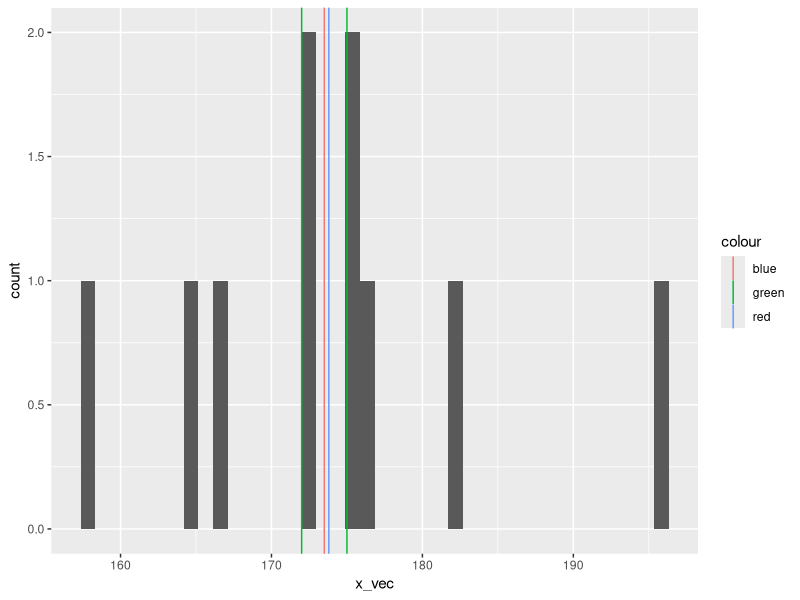
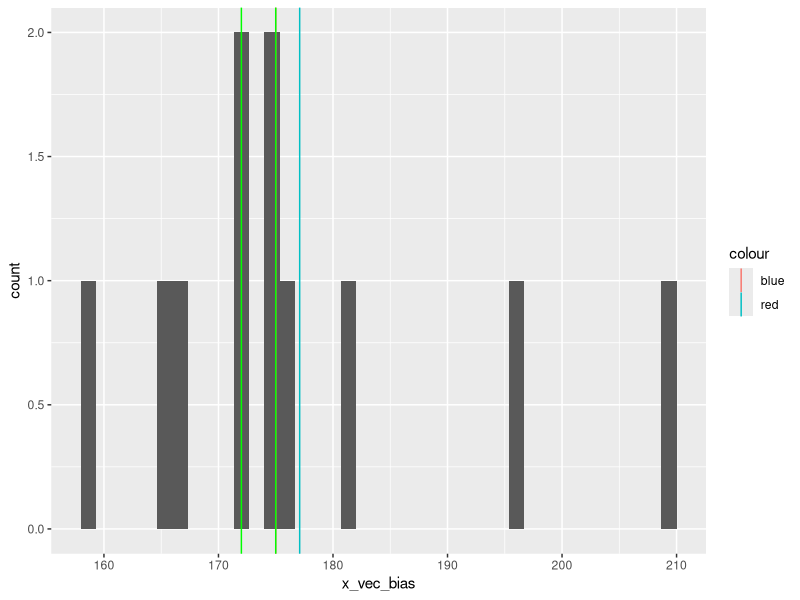
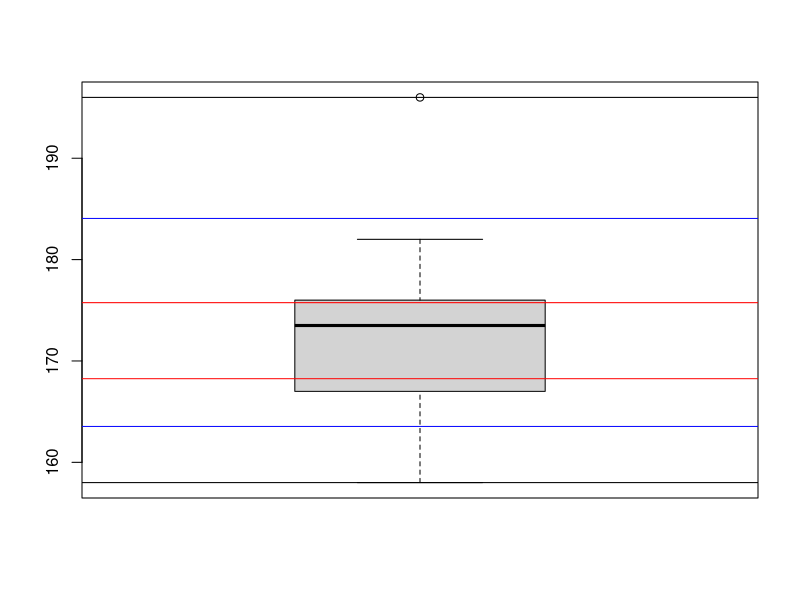
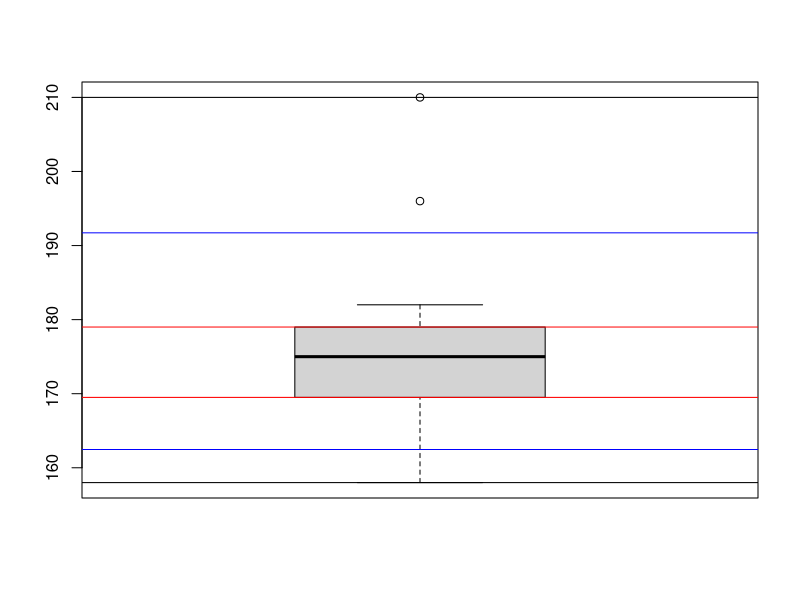
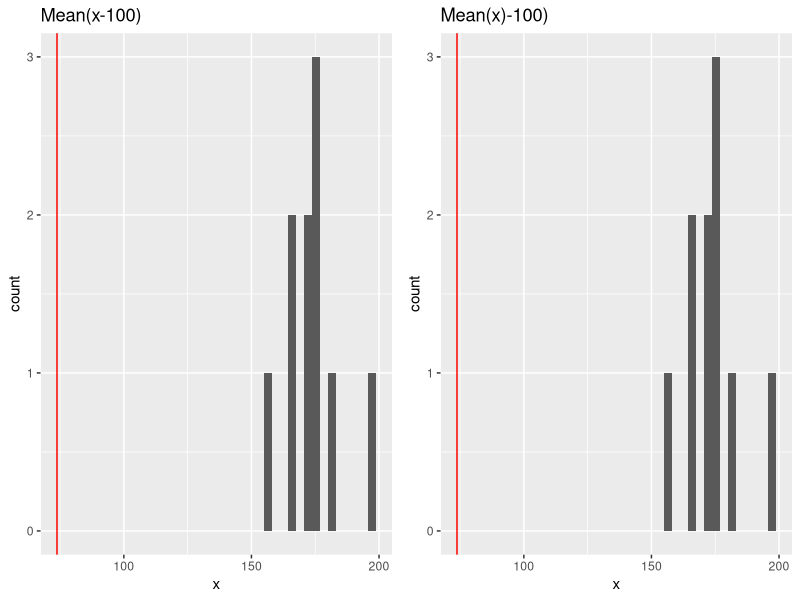
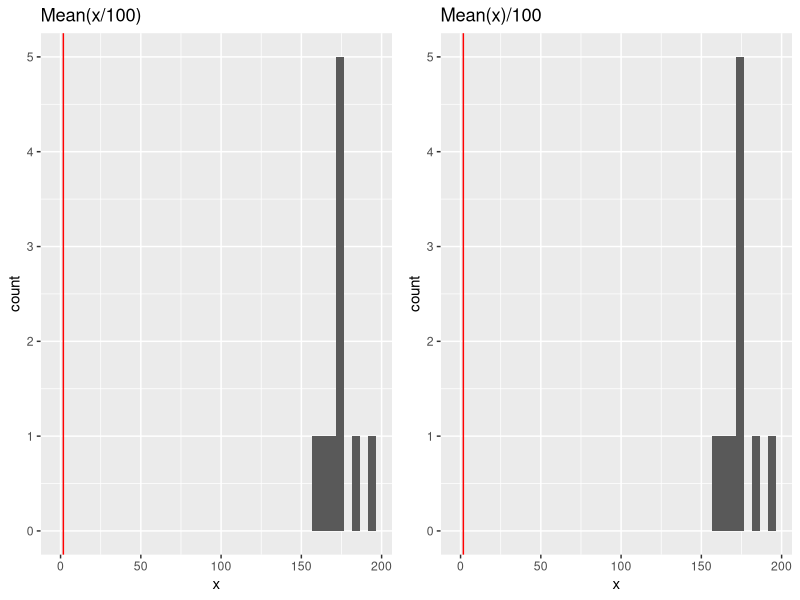
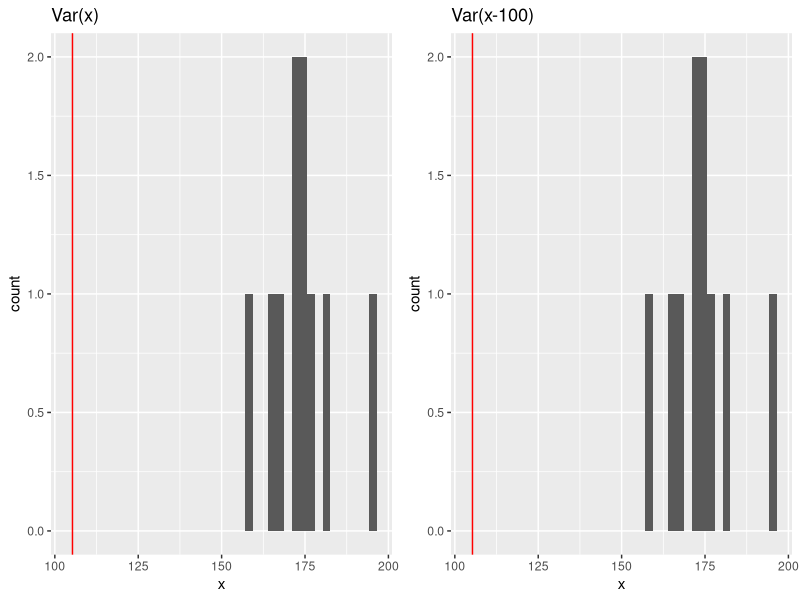
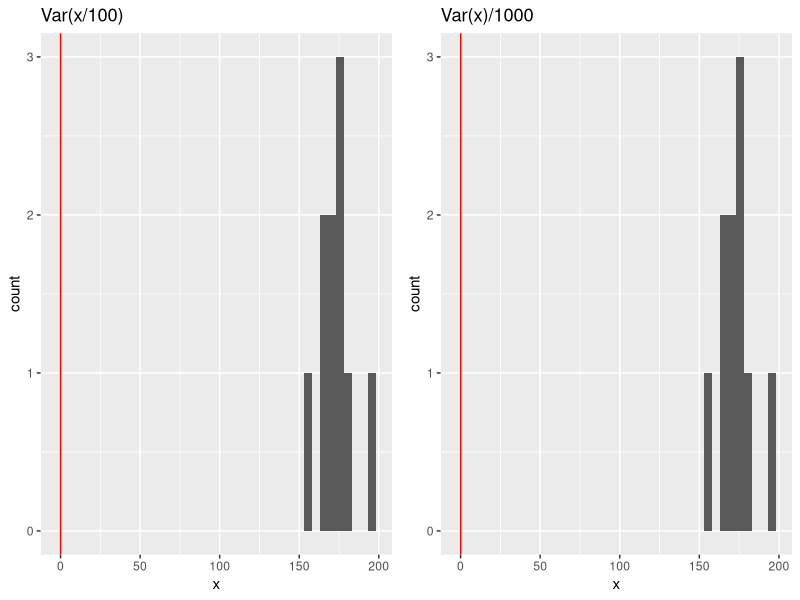

Here is the R script that generated these plots, in order:
## ---- chunk 1
knitr::opts_chunk$set(echo = TRUE, message = FALSE, error = FALSE)
## ---- chunk 2
library('ggplot2')
library('ggpubr')
## ---- chunk 3
mean_fun <- function(x){
  return(sum(x)/length(x))
}

med_fun <- function(x){
  return(ifelse(length(x)%%2==0, (sort(x)[length(x)/2]+sort(x)[(length(x)/2)+1])/2, sort(x)[length(x)/2]))
}

mode_fun = function(x){
    return(as.numeric(names(table(x)[table(x)==max(table(x))])))
}
## ---- chunk 4
x <- c(175, 176, 182, 165, 167, 172, 175, 196, 158, 172)

# mean
mean_fun(x)
mean(x)

# mean with trimming
mean(x, trim = 0.1)
mean(sort(x)[-c(1,10)])

# median
median(x)
med_fun(x)

# mode
mode_fun(x)
## ---- chunk 5
library(ggplot2)

x_vec <- x

ggplot()+
  geom_histogram(aes(x_vec), bins=40)+
  geom_vline(aes(xintercept=mean(x_vec), col='red'))+
  geom_vline(aes(xintercept=median(x_vec), col='blue'))+
  geom_vline(aes(xintercept=mode_fun(x_vec), col='green'))
## ---- chunk 6
x_vec_bias <- c(x_vec,210)

# mean
mean_fun(x_vec_bias)
mean(x_vec_bias)

# mean with trimming
mean(x_vec_bias, trim = 0.1)
mean(sort(x_vec_bias)[-c(1,10)])

# median
median(x_vec_bias)
med_fun(x_vec_bias)

# mode
mode_fun(x_vec_bias)

# plot
ggplot()+
  geom_histogram(aes(x_vec_bias), bins=40)+
  geom_vline(aes(xintercept=mean(x_vec_bias), col='red'))+
  geom_vline(aes(xintercept=median(x_vec_bias), col='blue'))+
  geom_vline(aes(xintercept=mode_fun(x_vec_bias)), col='green')



## ---- chunk 7
variance <- function(x){
  return(sum((x - mean(x))^2)/(length(x)-1))
}

std <- function(x){
  return(sqrt(sum((x - mean(x))^2)/(length(x)-1)))
}


variance(x)
var(x)

std(x)
sd(x)
## ---- chunk 8
boxplot(x)
# range
abline(h=range(x)[1])
abline(h=range(x)[2])
# IQR - red line
abline(h=quantile(x, c(0.25, 0.75)), col="red")
# 1-sd borders - blue line
abline(h=(mean(x)-sd(x)), col='blue')
abline(h = (mean(x)+sd(x)), col='blue')

## ---- chunk 9
boxplot(x_vec_bias)
# range
abline(h=range(x_vec_bias)[1])
abline(h=range(x_vec_bias)[2])
# IQR - red line
abline(h=quantile(x_vec_bias, c(0.25, 0.75)), col="red")
# 1-sd borders - blue line
abline(h=(mean(x_vec_bias)-sd(x_vec_bias)), col='blue')
abline(h = (mean(x_vec_bias)+sd(x_vec_bias)), col='blue')

## ---- chunk 10
mean(x-100)
mean(x) - 100

mean(x / 100)
mean(x) / 100

abs(sum(x - mean(x)) - 0) < 0.000000001
## ---- chunk 11
var(x - 100) == var(x)

var(x / 100)
var(x) / 10000

sd(x / 100)
sd(x) / 100
## ---- chunk 12
names_ <- c('mean_extr', 'mean_div', 'var_extr', 'var_div', 'sd_div')
rules1 <-c((mean(x-100)), (mean(x/100)), (var(x-100)), (var(x/100)), (sd(x/100)))
rules2 <- c((mean(x) - 100), (mean(x) / 100), (var(x)), (var(x) / 10000), (sd(x) / 100))
rul <- data.frame(names_, rules1, rules2)
rul
## ---- chunk 13
# mean_extr
a <- ggplot()  + 
  geom_histogram(aes(x), bins=40) +
  geom_vline(xintercept=mean(x-100), color="red") +
  ggtitle(label = 'Mean(x-100)')

b <- ggplot()  + 
  geom_histogram(aes(x), bins=40) +
  geom_vline(xintercept=mean(x)-100, color="red") +
  ggtitle(label = 'Mean(x)-100)')

ggarrange(a, b, ncol = 2, nrow = 1)

# mean_div
c <- ggplot()  + 
  geom_histogram(aes(x), bins=40) +
  geom_vline(xintercept=mean(x/100), color="red") +
  ggtitle(label = 'Mean(x/100)')

d <- ggplot()  + 
  geom_histogram(aes(x), bins=40) +
  geom_vline(xintercept=mean(x)/100, color="red") +
  ggtitle(label = 'Mean(x)/100')

ggarrange(c, d, ncol = 2, nrow = 1)

# var_extr
e <- ggplot()  + 
  geom_histogram(aes(x), bins=40) +
  geom_vline(xintercept=var(x), color="red") +
  ggtitle(label = 'Var(x)')

f <- ggplot()  + 
  geom_histogram(aes(x), bins=40) +
  geom_vline(xintercept=var(x-100), color="red") +
  ggtitle(label = 'Var(x-100)')

ggarrange(e, f, ncol = 2, nrow = 1)

# var_div
g <- ggplot()  + 
  geom_histogram(aes(x), bins=40) +
  geom_vline(xintercept=var(x/100), color="red") +
  ggtitle(label = 'Var(x/100)')

h <- ggplot()  + 
  geom_histogram(aes(x), bins=40) +
  geom_vline(xintercept=var(x)/1000, color="red") +
  ggtitle(label = 'Var(x)/1000')

ggarrange(g, h, ncol = 2, nrow = 1)

# sd_div
m <- ggplot()  + 
  geom_histogram(aes(x), bins=40) +
  geom_vline(xintercept=sd(x/100), color="red") +
  ggtitle(label = 'sd(x/100)')

n <- ggplot()  + 
  geom_histogram(aes(x), bins=40) +
  geom_vline(xintercept=sd(x)/100, color="red") +
  ggtitle(label = 'sd(x)/100')

ggarrange(m, n, ncol = 2, nrow = 1)


## ---- chunk 14
# less than 156cm,
pnorm(156, 175, 10)

# more than 198,
pnorm(198, 175, 10, lower.tail = FALSE)


# between 168 and 172 cm
pnorm(172, 175, 10)-pnorm(168, 175, 10)
## ---- chunk 15
# 1-sd : ~68% results
pnorm(1)-pnorm(-1)
# 2-sd : ~95% results
pnorm(2)-pnorm(-2)
# 3-sd : ~99.7% results
pnorm(3)-pnorm(-3)

## ---- chunk 16
sample <- rnorm(100, 175, 10)
mean(sample)
sd(sample)
## ---- chunk 17
sample_st <- (sample-mean(sample))/sd(sample)
# mean ~0
mean(sample_st)
# sd ~1
sd(sample_st) 

## ---- chunk 18
set.seed(42)
pop <- rnorm(1e6, 0, 1)
# 5.1 k = 10
s_10 <- replicate(30,sample(pop, 10))
mean(s_10)
means_10 <- colMeans(s_10)

# 5.2 k = 50
s_50 <- replicate(30,sample(pop, 50))
mean(s_50)
means_50 <- colMeans(s_50)
# 5.3 k = 100
s_100 <- replicate(30,sample(pop, 100))
mean(s_100)
means_100 <- colMeans(s_100)
# 5.4 k = 500
s_500 <- replicate(30,sample(pop, 500))
mean(s_500)
means_500 <- colMeans(s_500)

se <- function(x) sqrt(var(x)/length(x))

# table
means_table <- data.frame(c('mean', 'sd', 'se'),
                          c(mean(means_10), sd(means_10), se(means_10)), 
                      c(mean(means_50), sd(means_50), se(means_50)), 
                      c(mean(means_100), sd(means_100), se(means_100)),
                     c(mean(means_500), sd(means_500), se(means_500)))
names(means_table) <- c('names','10', '50', '100', '500')

means_table

# plots
plot_10 <- ggplot() + 
  geom_histogram(aes(means_10), bins = 40) +
  geom_vline(xintercept=mean(means_10), color="red") +
  geom_vline(xintercept=c(mean(means_10) + se(means_10), 
                          mean(means_10) - se(means_10)), color="blue") +
  ggtitle(label='10')

plot_50 <- ggplot() + 
  geom_histogram(aes(means_50), bins = 40) +
  geom_vline(xintercept=mean(means_50), color="red") +
  geom_vline(xintercept=c(mean(means_50) + se(means_50), 
                          mean(means_50) - se(means_50)), color="blue") +
  ggtitle(label='50')

plot_100 <- ggplot() + 
  geom_histogram(aes(means_100), bins= 40) +
  geom_vline(xintercept=mean(means_100), color="red") +
  geom_vline(xintercept=c(mean(means_100) + se(means_100), 
                          mean(means_100) - se(means_100)), color="blue") +
  ggtitle(label='100')

plot_500 <- ggplot() + 
  geom_histogram(aes(means_500), bins = 40) +
  geom_vline(xintercept=mean(means_500), color="red") +
  geom_vline(xintercept=c(mean(means_500) + se(means_500), 
                          mean(means_500) - se(means_500)), color="blue") +
  ggtitle(label='50')

# facet
ggarrange(plot_10, plot_50, plot_100, plot_500, ncol = 2, nrow = 2)
